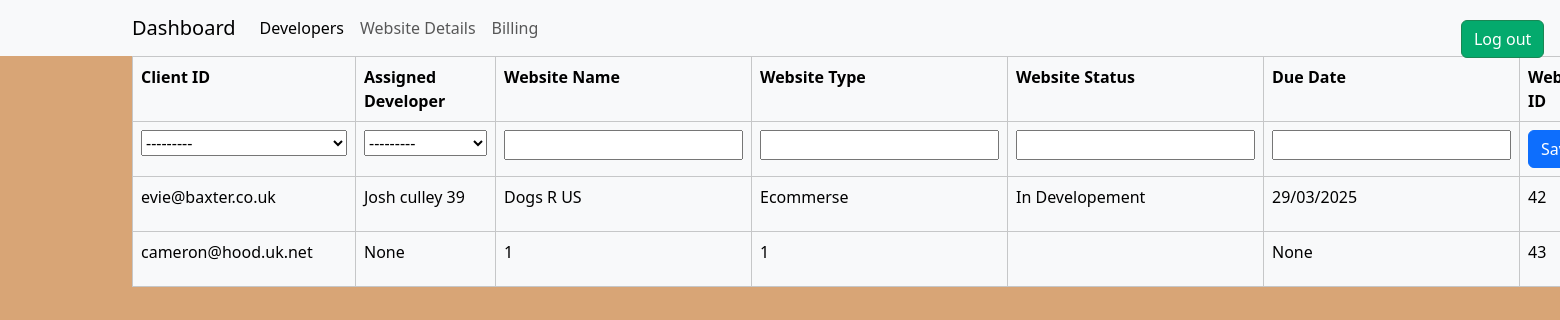
The app's page /admin_website_details with its own data.
### WebDev/models.py (models this page shows, shortened)
class Developers(models.Model):
  DeveloperID = models.BigAutoField(auto_created=True, primary_key=True, blank=False, unique=True)
  FirstName = models.CharField(max_length=255, blank=False)
  LastName = models.CharField(max_length=255, blank=False)
  Gender = models.CharField(max_length=255, null=True)
  Email = models.CharField(max_length=255, blank=False )
  MobileNumber = models.CharField(max_length=255, blank=False)
  HomeNumber = models.CharField(max_length=255, null=True)
  def __str__(self):
    return '%s %s %s' % (self.FirstName, self.LastName, self.DeveloperID)

class Website_details(models.Model):
  WebsiteID = models.BigAutoField(auto_created=True, primary_key=True, blank=False, unique=True)
  ClientID = models.ForeignKey(User, on_delete=models.CASCADE)
  DeveloperID = models.ForeignKey(Developers, blank=True, null=True, on_delete=models.CASCADE)
  WebsiteName = models.CharField(max_length=255, blank=False)
  WebsiteType = models.CharField(max_length=255, blank=False)
  WebsiteStatus = models.CharField(max_length=255, blank=True)
  DueDate = models.CharField(max_length=255, blank=True, null=True)

### WebDev/views.py (the view, shortened to what this page needs)
# urls.py: path('admin_website_details', views.admin_website_details, name='admin_website_details'),  # admin website details
def admin_website_details(request):
    context ={}
    form = details_form()
    details = Website_details.objects.all()
    context['details'] = details
    context['form'] = form
    return render(request, 'WebDev/admin_website_details.html', context)

### WebDev/forms.py
class details_form(forms.ModelForm):
    class Meta:
        model=Website_details
        fields=['WebsiteID', 'ClientID', 'DeveloperID', 'WebsiteName','WebsiteType','WebsiteStatus','DueDate']

### WebDev/templates/WebDev/admin_website_details.html (shortened to what this page needs)
<!DOCTYPE html>
{% extends 'WebDev/base.html' %}
{% load static %}
{% block content %}
<head>
</head>
<a href="{% url 'home' %}" class="btn btn-success" style="position:absolute; right: 1%; top:1%; color: #ffffff;  background-color: #04AA6D;">Log out</a>
 <form method="post" action="{%url 'admin_website_details' %}">
<table class = "table table-bordered table-light">
    <tr><th>Client ID</th><th>Assigned Developer</th><th>Website Name</th><th>Website Type </th><th>Website Status</th><th>Due Date</th><th>Website ID</th><th>##############</th></tr>
    {% if not form.instance.WebsiteID %}
    <tr>
        {%for field in form%}
        <td>{{ field }}</td>
    {%endfor%}
    <td><button class="btn btn-primary" name="web_save" value = "{{x.WebsiteID}}">Save </button></td>
    </tr>
    {% endif %}
    {% for x in details %}
        <tr>
            {% if form.instance.WebsiteID == x.WebsiteID %}
            {%for field in form%}
        <td>{{ field }}</td>
    {%endfor%}
    <td><button class="btn btn-primary" name="web_save" value = "{{x.WebsiteID}}">Save </button></td>
            {% else %}
            <td>{{x.ClientID}}</td>
            <td>{{x.DeveloperID}}</td>
            <td>{{x.WebsiteName}}</td>
            <td>{{x.WebsiteType}}</td>
            <td>{{x.WebsiteStatus}}</td>
            <td>{{x.DueDate}}</td>
            <td>{{x.WebsiteID}}</td>
            {% endif %}
        </tr>
    {% endfor %}
    </table>
</form>
{% endblock %}

### records on screen
Developers: form "---------"
Website_details: ClientID "evie@baxter.co.uk", DeveloperID "Josh culley 39", WebsiteName "Dogs R US", WebsiteType "Ecommerse", WebsiteStatus "In Developement", DueDate "29/03/2025", WebsiteID "42"
Website_details: ClientID "cameron@hood.uk.net", DeveloperID "None", WebsiteName "1", WebsiteType "1", DueDate "None", WebsiteID "43"
